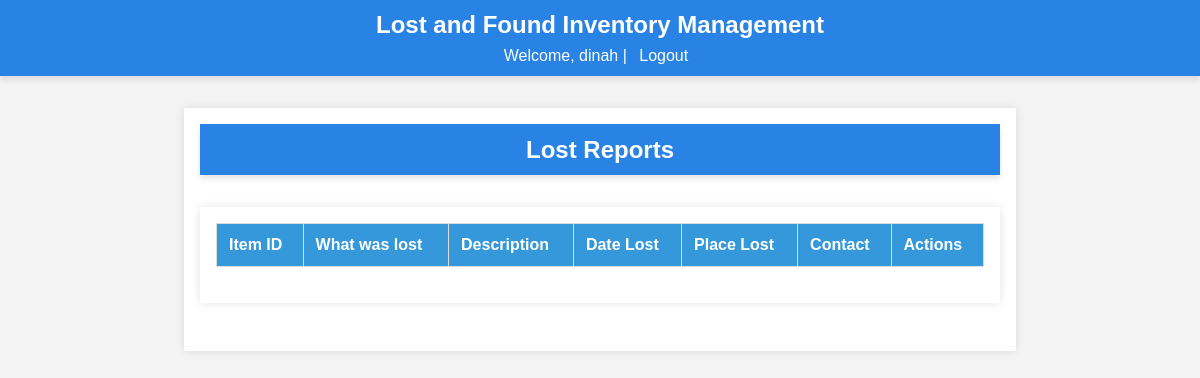
The page /admin/reports/lost (signed in) on the database as committed earlier.
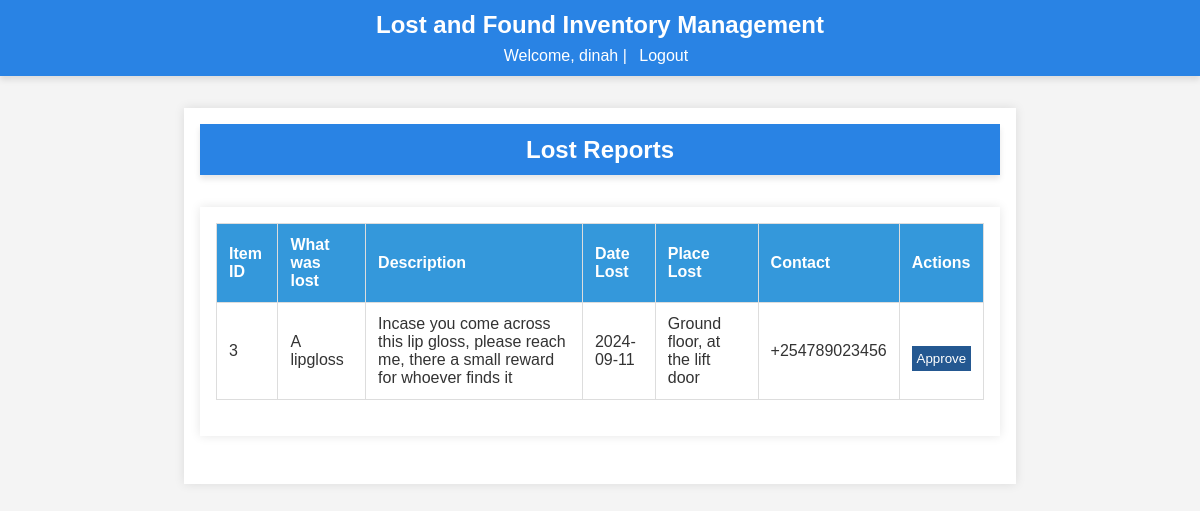
The same page on the database as committed later.
### app/models/lost_report.py (models this page shows, shortened)
class LostReport(db.Model):
    id = db.Column(db.Integer, primary_key=True)
    user_id = db.Column(db.Integer, db.ForeignKey('user.id'), nullable=False)
    item_id = db.Column(db.Integer, db.ForeignKey('item.id'), nullable=False)
    item_name = db.Column(db.String(150), nullable=True)
    place_lost = db.Column(db.String(150), nullable=False)
    date_lost = db.Column(db.Date, nullable=False)
    time_lost = db.Column(db.Time, nullable=False)
    contact = db.Column(db.String(255), nullable=True)
    description = db.Column(db.String(255), nullable=True)
    primary_color = db.Column(db.String(50), nullable=True)
    secondary_color = db.Column(db.String(50), nullable=True)
    upload_image = db.Column(db.String(250), nullable=True)
    approved = db.Column(db.Boolean, default=False, nullable=False)
    user = db.relationship('User', back_populates='lost_reports')
    item = db.relationship('Item', back_populates='lost_reports')

### app/routes/admin.py (the view)
@bp.route('/reports/lost', methods=['GET'])
@login_required
@admin_required
def view_lost_reports():
    try:
        lost_reports = LostReport.query.all()
        return render_template('view_lost_reports.html', lost_reports=lost_reports)
    except Exception as e:
        flash(f'Error: {str(e)}', 'error')
        return redirect(url_for('admin.dashboard'))

### app/__init__.py (called while the page is built)
def create_app():
    app = Flask(__name__)
    load_dotenv()
    app.config['SECRET_KEY'] = os.environ.get('FLASK_SECRET_KEY', secrets.token_hex(16))
    app.config.from_object('config.Config')
    app.config.from_pyfile('config.py', silent=True)
    register_extensions(app)
    register_blueprints(app)
    configure_cors(app)
    @app.before_request
    def method_override():
        if request.method == 'POST':
            method = request.form.get('_method')
            if method:
                method = method.upper()
                if method in ['PUT', 'DELETE']:
                    request.environ['REQUEST_METHOD'] = method
    return app

def register_extensions(app):
    db.init_app(app)
    migrate.init_app(app, db)
    bcrypt.init_app(app)
    login_manager.init_app(app)
    mail.init_app(app)
    @login_manager.user_loader
    def load_user(user_id):
        return user.User.query.get(int(user_id))

### app/templates/view_lost_reports.html
{% extends "base.html" %}
{% block content %}
<header>
    <h1>Lost Reports</h1>
</header>
<main>
    <table>
        <thead>
            <tr>
                <th>Item ID</th>
                <th>What was lost</th>
                <th>Description</th>
                <th>Date Lost</th>
                <th>Place Lost</th>
                <th>Contact</th>
                <th>Actions</th>
            </tr>
        </thead>
        <tbody>
            {% for report in lost_reports %}
            <tr>
                <td>{{ report.item_id }}</td>
                <td>{{ report.item_name }}</td>
                <td>{{ report.description }}</td>
                <td>{{ report.date_lost }}</td>
                <td>{{ report.place_lost }}</td>
                <td>{{ report.contact }}</td>
                <td>
                    <form action="{{ url_for('admin.approve_lost_report', lost_report_id=report.id) }}" method="post">
                        <button type="submit">Approve</button>
                    </form>
                </td>
            </tr>
            {% endfor %}
        </tbody>
    </table>
</main>
{% endblock %}

Rows that differ between the two databases and show on the page:
added LostReport: item_id "3", item_name "A lipgloss", description "Incase you come across this lip gloss, please reach me, there a small reward for whoever finds it", date_lost "2024-09-11", place_lost "Ground floor, at the lift door", contact "+254789023456"
